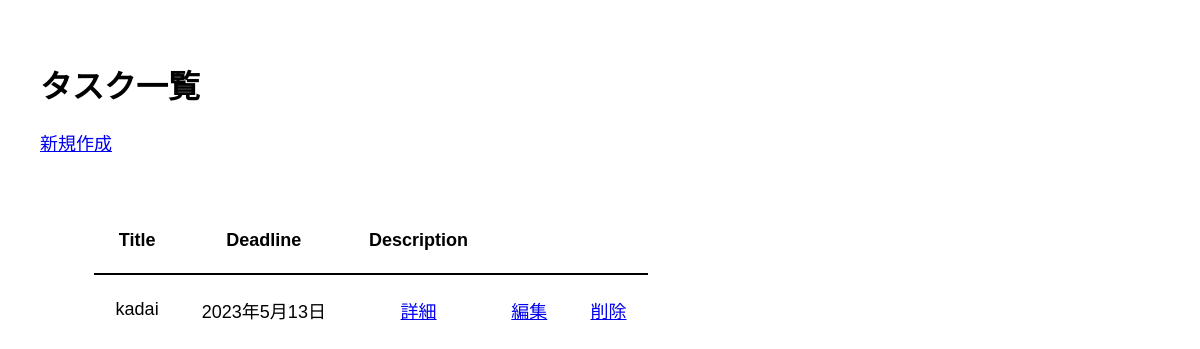
/, run on an earlier commit of the app's database.
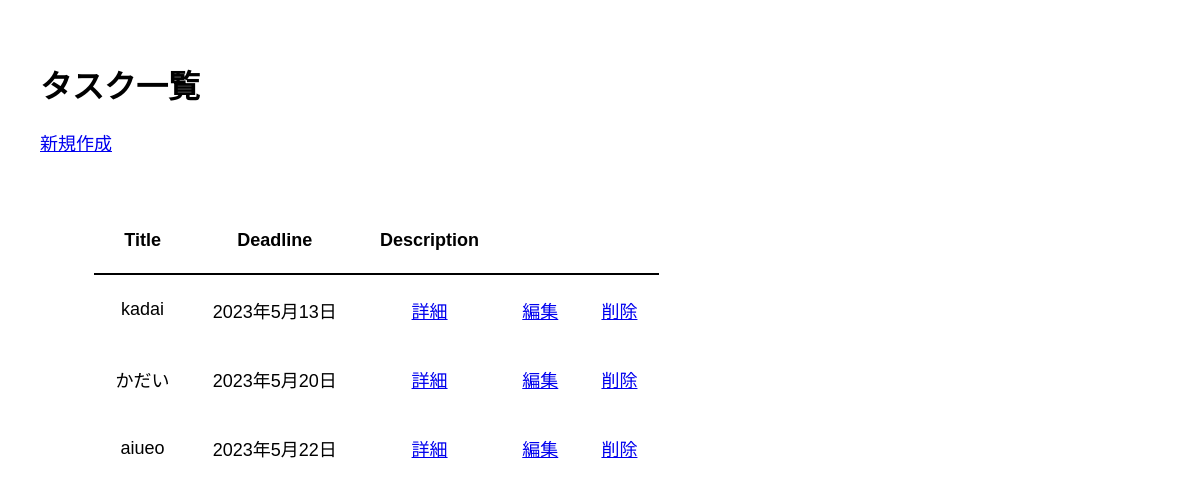
And on a later commit of the database.
### todo/models.py (models this page shows, shortened)
class Todo(models.Model):
    title = models.CharField("タスク名", max_length=30)
    description = models.TextField("詳細", blank=True)
    deadline = models.DateField("期限")

### todo/views.py (the view)
# urls.py: path("", TodoList.as_view(), name="list"),
class TodoList(ListView):
    model = Todo
    context_object_name = "tasks"

### todo/templates/todo/todo_list.html
{% extends 'todo/base.html' %}
{% load static %}
{% block header %}
<link rel="stylesheet" href="{% static 'todo/todo_list.css' %}">
<h1>タスク一覧</h1>
{% endblock header %}
{% block content %}
<p><a href="{% url 'create' %}">新規作成</a></p>
<table>
    <thead>
        <tr>
            <th scope="col" class="headlines">Title</th>
            <th scope="col" class="headlines">Deadline</th>
            <th scope="col" class="headlines">Description</th>
            <th scope="col" class="headlines"></th>
            <th scope="col" class="headlines"></th>
        </tr>
    </thead>
    <tbody>
        {% for task in tasks %}
        <tr>
            <td class="items">{{ task.title }}</td>
            <td class="items">{{ task.deadline }}</td>
            <td class="items"><a href="{% url 'detail' task.pk %}">詳細</a></td>
            <td class="options"><a href="{% url 'update' task.pk %}">編集</a></td>
            <td class="options"><a href="{% url 'delete' task.pk %}">削除</a></td>
        </tr>
        {% endfor %}
    </tbody>
</table>
{% endblock content %}

### todo/templates/todo/base.html (shortened to what this page needs)
{% load static %}
<!DOCTYPE html>
<html lang="ja">
<head>
    <link rel="stylesheet" href="{% static 'todo/base.css' %}">
</head>
<body>
    {% block header %}
    {% endblock header %}
    {% block content %}
    {% endblock content %}
</body>
</html>

### static/todo/base.css (style rules this page uses)
body { font-family: 'Noto Sans JP', sans-serif; padding: 2em; }

### static/todo/todo_list.css (style rules this page uses)
p { font-size: large; }
table { font-size: large; margin: 3em; border-collapse: collapse; }
th, td { padding: 1.2em; }
.headlines { border-bottom: solid 2px; }
.items { text-align: center; }

What changed in the data, as far as the page shows it:
added Todo: title "かだい", deadline "2023年5月20日"
added Todo: title "aiueo", deadline "2023年5月22日"
